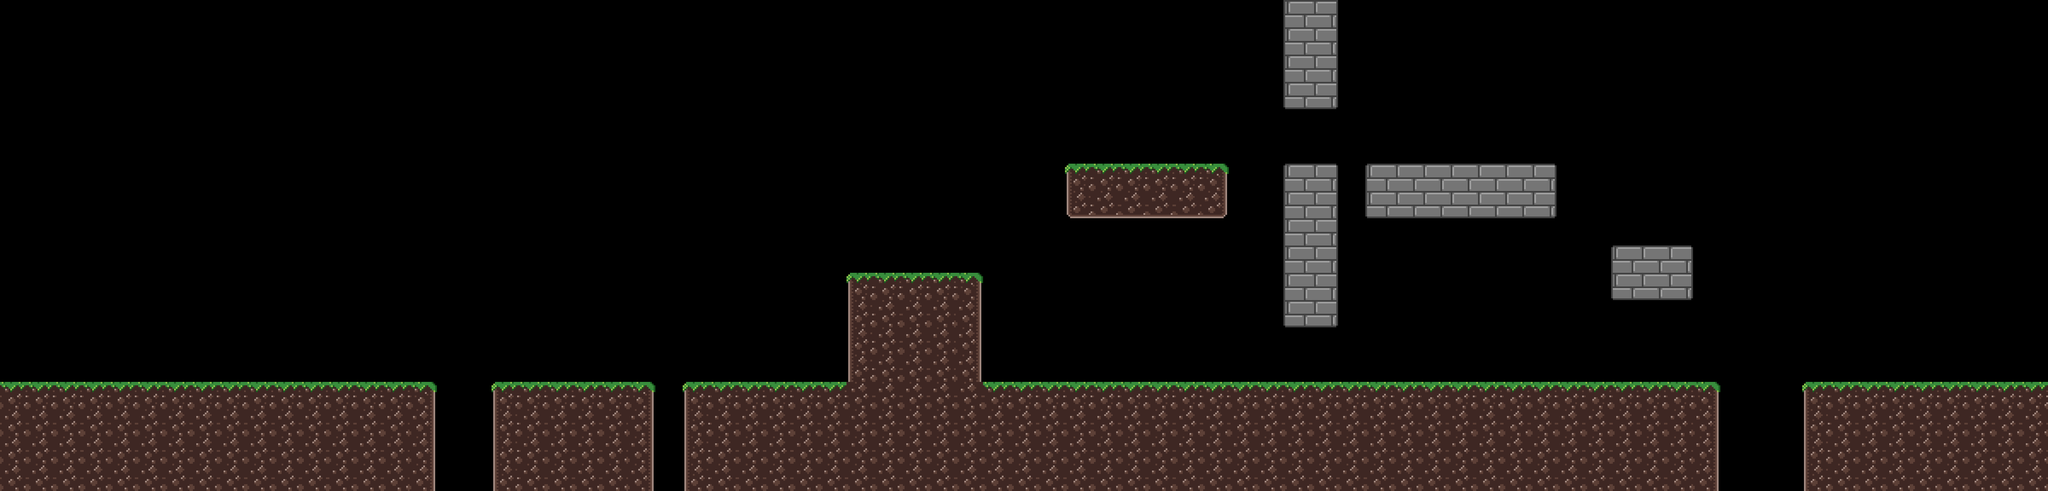

This game map was drawn from its Tiled (.tmx) file and the tilesets committed beside it. A one-line description and the full map source follow:
An orthogonal 75x18 tile map with 64x64 px tiles, 1 tile layer (Capa de Patrones 1).

<map version="1.0" tiledversion="1.0.2" orientation="orthogonal" renderorder="left-up" width="75" height="18" tilewidth="64" tileheight="64" nextobjectid="8">
 <tileset firstgid="1" source="demo.tsx" />
 <layer name="Capa de Patrones 1" width="75" height="18">
  <data encoding="csv">
0,0,0,0,0,0,0,0,0,0,0,0,0,0,0,0,0,0,0,0,0,0,0,0,0,0,0,0,0,0,0,0,0,0,0,0,0,0,0,0,0,0,0,0,0,0,0,22,24,0,0,0,0,0,0,0,0,0,0,0,0,0,0,0,0,0,0,0,0,0,0,0,0,0,0,
0,0,0,0,0,0,0,0,0,0,0,0,0,0,0,0,0,0,0,0,0,0,0,0,0,0,0,0,0,0,0,0,0,0,0,0,0,0,0,0,0,0,0,0,0,0,0,22,24,0,0,0,0,0,0,0,0,0,0,0,0,0,0,0,0,0,0,0,0,0,0,0,0,0,0,
0,0,0,0,0,0,0,0,0,0,0,0,0,0,0,0,0,0,0,0,0,0,0,0,0,0,0,0,0,0,0,0,0,0,0,0,0,0,0,0,0,0,0,0,0,0,0,22,24,0,0,0,0,0,0,0,0,0,0,0,0,0,0,0,0,0,0,0,0,0,0,0,0,0,0,
0,0,0,0,0,0,0,0,0,0,0,0,0,0,0,0,0,0,0,0,0,0,0,0,0,0,0,0,0,0,0,0,0,0,0,0,0,0,0,0,0,0,0,0,0,0,0,40,42,0,0,0,0,0,0,0,0,0,0,0,0,0,0,0,0,0,0,0,0,0,0,0,0,0,0,
0,0,0,0,0,0,0,0,0,0,0,0,0,0,0,0,0,0,0,0,0,0,0,0,0,0,0,0,0,0,0,0,0,0,0,0,0,0,0,0,0,0,0,0,0,0,0,0,0,0,0,0,0,0,0,0,0,0,0,0,0,0,0,0,0,0,0,0,0,0,0,0,0,0,0,
0,0,0,0,0,0,0,0,0,0,0,0,0,0,0,0,0,0,0,0,0,0,0,0,0,0,0,0,0,0,0,0,0,0,0,0,0,0,0,0,0,0,0,0,0,0,0,0,0,0,0,0,0,0,0,0,0,0,0,0,0,0,0,0,0,0,0,0,0,0,0,0,0,0,0,
0,0,0,0,0,0,0,0,0,0,0,0,0,0,0,0,0,0,0,0,0,0,0,0,0,0,0,0,0,0,0,0,0,0,0,0,0,0,0,1,2,2,2,2,3,0,0,4,6,0,4,5,5,5,5,5,6,0,0,0,0,0,0,0,0,0,0,0,0,0,0,0,0,0,0,
0,0,0,0,0,0,0,0,0,0,0,0,0,0,0,0,0,0,0,0,0,0,0,0,0,0,0,0,0,0,0,0,0,0,0,0,0,0,0,37,38,38,38,38,39,0,0,22,24,0,40,41,41,41,41,41,42,0,0,0,0,0,0,0,0,0,0,0,0,0,0,0,0,0,0,
0,0,0,0,0,0,0,0,0,0,0,0,0,0,0,0,0,0,0,0,0,0,0,0,0,0,0,0,0,0,0,0,0,0,0,0,0,0,0,0,0,0,0,0,0,0,0,22,24,0,0,0,0,0,0,0,0,0,0,0,0,0,0,0,0,0,0,0,0,0,0,0,0,0,0,
0,0,0,0,0,0,0,0,0,0,0,0,0,0,0,0,0,0,0,0,0,0,0,0,0,0,0,0,0,0,0,0,0,0,0,0,0,0,0,0,0,0,0,0,0,0,0,22,24,0,0,0,0,0,0,0,0,0,0,4,5,6,0,0,0,0,0,0,0,0,0,0,0,0,0,
0,0,0,0,0,0,0,0,0,0,0,0,0,0,0,0,0,0,0,0,0,0,0,0,0,0,0,0,0,0,0,1,2,2,2,3,0,0,0,0,0,0,0,0,0,0,0,22,24,0,0,0,0,0,0,0,0,0,0,40,41,42,0,0,0,0,0,0,0,0,0,0,0,0,0,
0,0,0,0,0,0,0,0,0,0,0,0,0,0,0,0,0,0,0,0,0,0,0,0,0,0,0,0,0,0,0,19,20,20,20,21,0,0,0,0,0,0,0,0,0,0,0,40,42,0,0,0,0,0,0,0,0,0,0,0,0,0,0,0,0,0,0,0,0,0,0,0,0,0,0,
0,0,0,0,0,0,0,0,0,0,0,0,0,0,0,0,0,0,0,0,0,0,0,0,0,0,0,0,0,0,0,19,20,20,20,21,0,0,0,0,0,0,0,0,0,0,0,0,0,0,0,0,0,0,0,0,0,0,0,0,0,0,0,0,0,0,0,0,0,0,0,0,0,0,0,
0,0,0,0,0,0,0,0,0,0,0,0,0,0,0,0,0,0,0,0,0,0,0,0,0,0,0,0,0,0,0,19,20,20,20,21,0,0,0,0,0,0,0,0,0,0,0,0,0,0,0,0,0,0,0,0,0,0,0,0,0,0,0,0,0,0,0,0,0,0,0,0,0,0,0,
2,2,2,2,2,2,2,2,2,2,2,2,2,2,2,3,0,0,1,2,2,2,2,3,0,1,2,2,2,2,2,20,20,20,20,20,2,2,2,2,2,2,2,2,2,2,2,2,2,2,2,2,2,2,2,2,2,2,2,2,2,2,3,0,0,0,1,2,2,2,2,2,2,2,2,
20,20,20,20,20,20,20,20,20,20,20,20,20,20,20,21,0,0,19,20,20,20,20,21,0,19,20,20,20,20,20,20,20,20,20,20,20,20,20,20,20,20,20,20,20,20,20,20,20,20,20,20,20,20,20,20,20,20,20,20,20,20,21,0,0,0,19,20,20,20,20,20,20,20,20,
20,20,20,20,20,20,20,20,20,20,20,20,20,20,20,21,0,0,19,20,20,20,20,21,0,19,20,20,20,20,20,20,20,20,20,20,20,20,20,20,20,20,20,20,20,20,20,20,20,20,20,20,20,20,20,20,20,20,20,20,20,20,21,0,0,0,19,20,20,20,20,20,20,20,20,
20,20,20,20,20,20,20,20,20,20,20,20,20,20,20,21,0,0,19,20,20,20,20,21,0,19,20,20,20,20,20,20,20,20,20,20,20,20,20,20,20,20,20,20,20,20,20,20,20,20,20,20,20,20,20,20,20,20,20,20,20,20,21,0,0,0,19,20,20,20,20,20,20,20,20
</data>
 </layer>
</map>